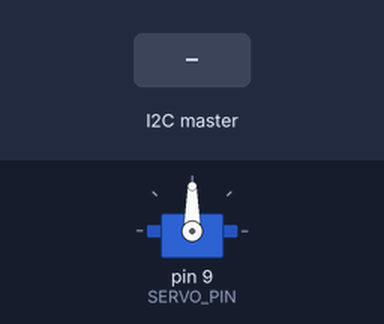
Recording of a sketch running on a simulated Arduino Uno, built with avr-gcc and run on an emulated ATmega328P. Parts: servo. The test bench sets the inputs (shaded band). What the sketch prints to the serial monitor is not drawn.

Above: at 1.2 s.
1.3 s: the I2C master sends the byte 1
At 2.5 s:
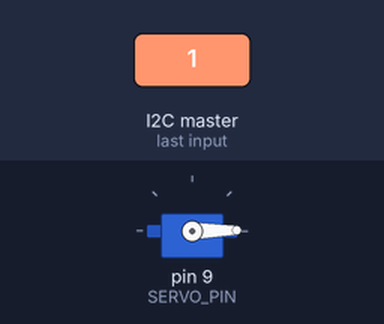
2.8 s: the I2C master sends the byte 200
At 3.7 s:
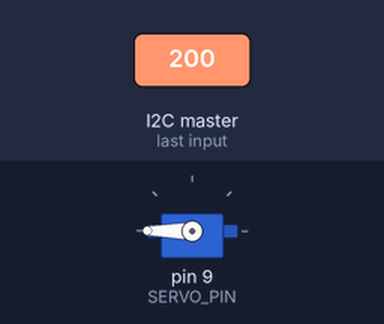
4.3 s: the I2C master sends the byte 90
At 4.8 s:
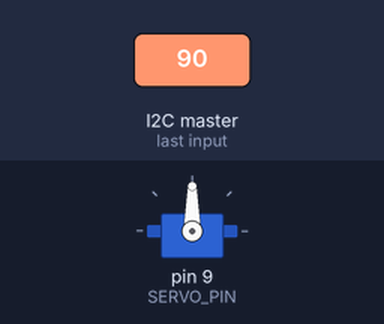
Timing chart, 0 to 7.3 s (numbered marks = the images above; inputs shaded):
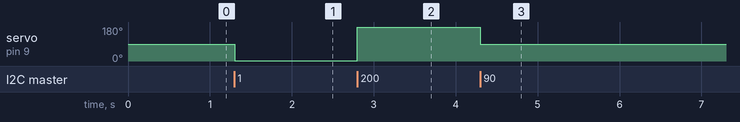

Measured:
- after the input at 1.3 s, servo on pin 9 (SERVO_PIN): 90° → 1° at once
- after the input at 2.8 s, servo on pin 9 (SERVO_PIN): 1° → 180° at once
- after the input at 4.3 s, servo on pin 9 (SERVO_PIN): 180° → 90° at once

The sketch:

servo_EV3.ino
```cpp
#include <Wire.h>
#include <Servo.h>

#define SLAVE_ADDRESS 0x04
#define SERVO_PIN        9

Servo srv;

void setup()
{
    Serial.begin(9600);         // start serial for output
    Wire.begin(SLAVE_ADDRESS);
    Wire.onReceive(receiveData);
    Wire.onRequest(sendData);//[EXPERIMENTO]
    srv.attach(SERVO_PIN);
}

int val,flag=0;//[EXPERIMENTO]
void loop()
{
  if(flag==1)
   {
     Serial.print(val);// val é o valor recebido pelo arduino, o valor não é alterado em seu processamento
     flag=0;
   }//[EXPERIMENTO]
}

void receiveData(int byteCount)
{
    while(Wire.available()>0)
    {
      val=Wire.read();//[EXPERIMENTO], se der errado, substitui val por Wire.read
      flag=1;//[EXPERIMENTO]

      srv.write(val);//gira servo
      Serial.print(val);//printa graus no monitor serial
    }
}

// callback for sending data [EXPERIMENTO]
void sendData()// 0 = 0 , 30 = 1E , 60 = 3C , 90 = 5A
{
  Wire.write(0x46);//número após 0x é alterado para aparecer no sensor - O número é convertido em hexadecimal
}
```
